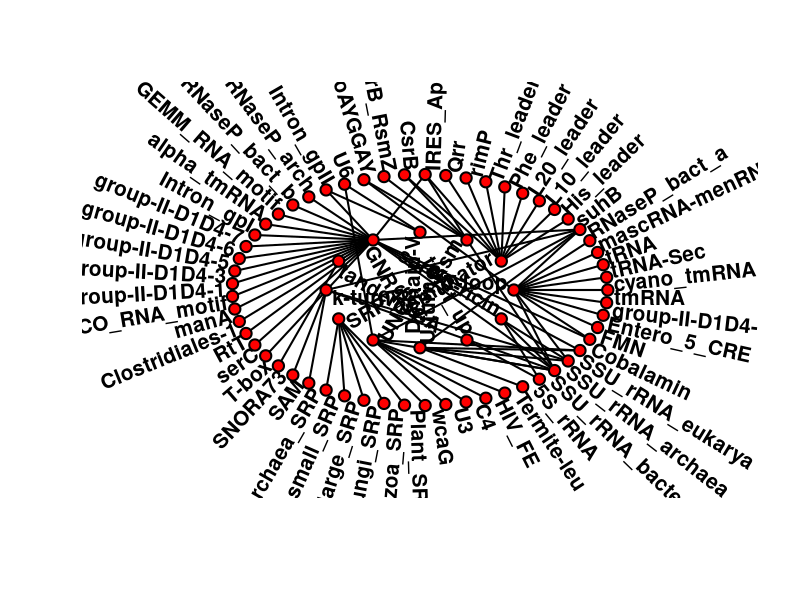

This chart was generated by the following R code:
#function:
# given some layered (partate) network data - draw a network diagram, illustrating the network as a series of concentric circles.
#R CMD BATCH --no-save  network.R

#File Formats (tab-delimited):
#file 1 (networkLayers.tsv):      node->layer-mapping    (weights) [the ordering in this file determines the node order on the circles]
#file 2 (networkConnections.tsv): node->node-connections (weights) []

# layer 1 inner circle, layer 2, next, ...
# order of points determined by file 1. Points are equidistant, on the circle. 
# The rotation of the outer circles is determined by minimising the total edge lengths.

##TOP100
## cat          ../top100.network | awk '{print $3}' | sort -d | uniq -c | sort -nr | perl -lane '$F[1]=~s/Terminator\d/Terminator/; print "$F[1]\t1"' | uniq > networkLayers.dat
## cat          ../top100.network | awk '{print $2}' | sort -d | uniq -c | sort -r  | awk '{print $2"\t2"}' >> networkLayers.dat
## cat          ../top100.network | cut -f 2,3,5 | perl -lane '$_=~s/Terminator\d/Terminator/; print "$_"'  > networkConnections.dat

##ALL
## cat          ../miscellany/rfam/*network | awk '{print $3}' | sort -d | uniq -c | sort -nr | perl -lane '$F[1]=~s/Terminator\d/Terminator/; print "$F[1]\t1"' | uniq > networkLayers.dat
## cat          ../miscellany/rfam/*network | awk '{print $2}' | sort -d | uniq -c | sort -r  | awk '{print $2"\t2"}' >> networkLayers.dat
## cat          ../miscellany/rfam/*network | perl -lane '$F[2]=~s/Terminator\d/Terminator/; print "$F[1]\t$F[2]\t$F[4]"' > networkConnections.dat




######################################################################
#DEFINE FUNCTIONS:

#computeXY: function returning (x,y) coordinates given a layer, number of nodes and angle
computeXY <- function(layer, nodes, angle){
  XY<-mat.or.vec(nodes, 3)
  colnames(XY)<-c('X','Y', 'T')
  for (i in seq(0,nodes-1)){
    XY[i+1,'X'] <- layer*cos( ((i*2*pi)/nodes + angle)%%(2*pi))
    XY[i+1,'Y'] <- layer*sin( ((i*2*pi)/nodes + angle)%%(2*pi))
    XY[i+1,'T'] <-            ((i*2*pi)/nodes + angle)%%(2*pi)
  }  
  return(XY)
}

#optimiseRotation: return circle coordinates such that the total network distance is approximately minimal
optimiseRotation<-function(layer, numNodes, oldCircle, networkConnections){
  minDistance<-numNodes*1000000
  optimalAngle<-0
  for(i in seq(0,2*pi, length = 60)){
    newCircle<-computeXY(layer,numNodes,i)
    distance<-computeTotalEdgeLength(newCircle, oldCircle, networkConnections)
    if(minDistance>distance){
      optimalAngle<-i
      minDistance<-distance
      optimalCircle<-newCircle
    }
  }
  print(optimalAngle);
  return(optimalCircle);
}

#computeTotalEdgeLength: does what it says on the tin.
computeTotalEdgeLength <- function(newCircle, oldCircle, networkConnections){

  totalDist<-0
  for(i in seq(1,length(networkConnections$V1))){
    node1<-networkConnections$V1[i]
    node2<-networkConnections$V2[i]
    if(      length(newCircle[rownames(newCircle)==node1,])>0  &&  length(oldCircle[rownames(oldCircle)==node2,])>0){
      x<-c(newCircle[rownames(newCircle)==node1,'X'], oldCircle[rownames(oldCircle)==node2,'X'])
      y<-c(newCircle[rownames(newCircle)==node1,'Y'], oldCircle[rownames(oldCircle)==node2,'Y'])
      totalDist<-totalDist+distance(x,y)
    }
    else if (length(newCircle[rownames(newCircle)==node2,])>0  &&  length(oldCircle[rownames(oldCircle)==node1,])>0){
      x<-c(  newCircle[rownames(newCircle)==node2,'X'], oldCircle[rownames(oldCircle)==node1,'X'])
      y<-c(  newCircle[rownames(newCircle)==node2,'Y'], oldCircle[rownames(oldCircle)==node1,'Y'])
      totalDist<-totalDist+distance(x,y)
    }
  }      
  return(totalDist);
}

#distance: given two 2D vectors, return the euclidean distance (dist() really should do this):
distance<-function(x,y){  
  return(sqrt( (x[1]-x[2])^2 + (y[1]-y[2])^2 ) )  
}

#plotConnections: given coordinates, plot lines between networked points
plotConnections <- function(innerCircle, outerCircle, networkConnections){
  
  for(i in seq(1,length(networkConnections$V1))){
    node1<-networkConnections$V1[i]
    node2<-networkConnections$V2[i]
    if(      length(innerCircle[rownames(innerCircle)==node1,])>0  &&  length(outerCircle[rownames(outerCircle)==node2,])>0){
      x<-c(innerCircle[rownames(innerCircle)==node1,'X'], outerCircle[rownames(outerCircle)==node2,'X'])
      y<-c(innerCircle[rownames(innerCircle)==node1,'Y'], outerCircle[rownames(outerCircle)==node2,'Y'])
      lines(x,y,col="black",lwd=2)
    }
    else if (length(innerCircle[rownames(innerCircle)==node2,])>0  &&  length(outerCircle[rownames(outerCircle)==node1,])>0){
      x<-c(  innerCircle[rownames(innerCircle)==node2,'X'], outerCircle[rownames(outerCircle)==node1,'X'])
      y<-c(  innerCircle[rownames(innerCircle)==node2,'Y'], outerCircle[rownames(outerCircle)==node1,'Y'])
      lines(x,y,col="black",lwd=2)
    }
  }
}


#annotateNodes: label nodes
annotateNodes <- function(radius,angle,name,offset,inner){
  deg<-rad2deg(angle)
  adj<-c(0,0);
  if(inner == 1){
    if( deg<=90){
      adj<-c(1,0);
      deg<-deg; 
    } else if( deg<=180 ){
      adj<-c(0,1);
      deg<-(deg+180)%%360; 
    } else if( deg<=270 ){
      adj<-c(0,1);
      deg<-deg %% 180; 
    } else if( deg<=360 ){
      adj<-c(1,0);
    }
  }
  else {
    if( deg<=90){
      adj<-c(0,1);
      deg<-deg; 
    } else if( deg<=180 ){
      adj<-c(1,0);
      deg<-(deg+180)%%360; 
    } else if( deg<=270 ){
      adj<-c(1,0);
      deg<-deg %% 180; 
    } else if( deg<=360 ){
      adj<-c(0,1);
    }
  }
  text((radius+offset)*cos(angle),(radius+offset)*sin(angle),cex=1.25,name, srt=(deg), adj=adj, offset=1.0, font=2)  
}

rad2deg <- function(angle){
  angle <- angle %% (2*pi);
  angle <- 360*angle/(2*pi)
  return(angle)
}

deg2rad <- function(angle){
  angle <- angle %% (360);
  angle <- 2*pi*angle/(360)
  return(angle)
}

#FUNCTION DEFINITIONS END!
######################################################################

networkLayers      <-read.table("networkLayers.tsv",              header = F, sep = "\t")
networkConnections <-read.table("networkConnections.tsv",         header = F, sep = "\t")

#initialise:
numLayers<-max(networkLayers$V2)
numInnerNodes<-length(networkLayers$V2[networkLayers$V2==1])
innerNames<-as.vector(networkLayers$V1[networkLayers$V2==1])
innerCircle<-computeXY(1*15,numInnerNodes,0)
rownames(innerCircle)<-innerNames
border<-(numLayers+1)*15+5

pdf(file="network.pdf",  width=11, height=11)
plot(0,0,ylim=c(-1*border,border),xlim=c(-1*border,border),type='p',pch='.', cex=3, xaxt="n", yaxt="n",xlab="",ylab="",bty="n")

#Plot the innermost circle:
for(i in seq(1,numInnerNodes)){
  annotateNodes(1*15,innerCircle[innerNames[i],'T'],innerNames[i],-1,1)
}

for (j in seq(2,numLayers)){
  #compute coordinates and plot the outer circles:
  numNodes<-length(networkLayers$V2[networkLayers$V2==j])
  names<-as.vector(networkLayers$V1[networkLayers$V2==j])
  circle<-optimiseRotation(j*15,numNodes, innerCircle, networkConnections)
  rownames(circle)<-names  
  inner  <-  1
  offset <- -1
  if (j==numLayers){
    inner  <-  0
    offset <-  1
  }

  plotConnections(innerCircle,circle,networkConnections)
  points(innerCircle[,'X'],innerCircle[,'Y'], bg="red",pch=21,col="black",lwd=2,cex=1.5)
  for(i in seq(1,numNodes)){
    annotateNodes(j*15,circle[names[i],'T'],names[i],offset,inner)
  }
  innerCircle<-circle
}
points(innerCircle[,'X'],innerCircle[,'Y'], bg="red",pch=21,col="black",lwd=2,cex=1.5)
dev.off()

